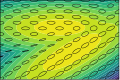

Recreate this plot in Python.
#!/usr/bin/env python3
import matplotlib.pyplot as plt
import numpy as np
import torch
from matplotlib.patches import Ellipse
from torch.distributions import MultivariateNormal, Categorical, MixtureSameFamily
from torch.func import vmap, jacrev, jacfwd

device = "cuda" if torch.cuda.is_available() else "cpu"
dtype = torch.float64
torch.set_default_dtype(dtype)

plt.rcParams.update({
    "text.color": "black",
    "axes.labelcolor": "black",
    "xtick.labelsize": 7,
    "ytick.labelsize": 7,
    "xtick.color": "black",
    "ytick.color": "black",
    "legend.labelcolor": "black",
    "pgf.texsystem": "pdflatex",
    "font.family": "serif",
    "font.size": 7,
    "text.usetex": True,
    "pgf.rcfonts": True,
    "text.latex.preamble": r"\usepackage{amsfonts}\usepackage{amsmath}\usepackage{mathtools}\usepackage{dsfont}\usepackage{amssymb}\usepackage{pifont}\newcommand{\cmark}{\ding{51}}\newcommand{\xmark}{\ding{55}}",
})

width, height = 1.2, 0.8

means = torch.tensor([[0, 1],
                      [1, -1.]])

covs = torch.tensor([
    [[1, 0], [0, 0.1]],
    [[1, 0.5], [0.5, 0.4]],
])
weights = torch.tensor([0.3, 0.7], dtype=dtype, device=device)
log_w = weights.log()


def log_pX(x):
    mix = Categorical(logits=log_w, validate_args=False)
    comp = MultivariateNormal(loc=means, covariance_matrix=covs, validate_args=False)
    return MixtureSameFamily(mix, comp, validate_args=False).log_prob(x)


def log_pY_given_gamma(y, gamma):
    mean = gamma * means
    cov = (gamma ** 2) * covs + gamma * torch.eye(2, device=device, dtype=dtype).unsqueeze(0)
    mix = Categorical(logits=log_w, validate_args=False)
    comp = MultivariateNormal(loc=mean, covariance_matrix=cov, validate_args=False)
    return MixtureSameFamily(mix, comp, validate_args=False).log_prob(y)


def hessian_y_logpY_gamma():
    return jacfwd(jacrev(lambda y, g: log_pY_given_gamma(y, g)), argnums=0)


def compute_H_per_x(X, gammas, num_noises=1, seed=None):
    if seed is not None:
        torch.manual_seed(seed)
    X = X.to(device=device, dtype=dtype)
    gammas = gammas.to(device=device, dtype=dtype)
    dgam = gammas[1:] - gammas[:-1]
    bs, num_gamma = X.shape[0], gammas.shape[0]
    eps = torch.randn((num_noises, bs, num_gamma, 2), device=device, dtype=dtype)
    ggrid = gammas.view(1, 1, num_gamma, 1)
    y = ggrid * X.view(1, bs, 1, 2) + ggrid.sqrt() * eps
    y_flat = y.reshape(-1, 2)
    g_flat = ggrid.expand(num_noises, bs, num_gamma, 1).reshape(-1)
    H = vmap(hessian_y_logpY_gamma())(y_flat, g_flat).view(num_noises * bs * num_gamma, 2, 2)
    H = torch.bmm(H, H).view(num_noises, bs, num_gamma, 2, 2).mean(0)
    return ((H * (gammas ** 2).view(1, num_gamma, 1, 1))[:, :-1] * dgam.view(1, num_gamma - 1, 1, 1)).sum(1)


def plot_logpX_with_ellipses(
        X_centers,
        H_per_x,
        xlim,
        ylim,
        grid_n=201,
        ellipse_scale=0.3,
        step_centers=2,
        savepath="gmm_ellipses.pdf",
):
    x1 = np.linspace(xlim[0], xlim[1], grid_n)
    x2 = np.linspace(ylim[0], ylim[1], grid_n)
    XX, YY = np.meshgrid(x1, x2)
    grid = torch.tensor(np.stack([XX, YY], axis=-1), device=device, dtype=dtype).reshape(-1, 2)
    with torch.no_grad():
        Z = log_pX(grid).reshape(grid_n, grid_n).cpu().numpy()
    fig = plt.figure(figsize=(width, height))
    ax = fig.add_subplot(1, 1, 1)
    ax.set_facecolor("none")
    ax.contourf(XX, YY, Z, levels=20, cmap=plt.cm.viridis, linewidths=0.0, antialiased=True)
    Xc = X_centers.to(device=device, dtype=dtype)
    Hc = H_per_x.to(device=device, dtype=dtype)
    if step_centers > 1:
        Xc = Xc[::step_centers]
        Hc = Hc[::step_centers]
    Xc_np, Hc_np = Xc.cpu().numpy(), Hc.cpu().numpy()
    for (cx, cy), H in zip(Xc_np, Hc_np):
        lam, V = np.linalg.eigh(H)
        r = ellipse_scale / np.sqrt(lam)
        i = int(np.argmax(r))
        j = 1 - i
        ang = np.degrees(np.arctan2(V[1, i], V[0, i]))
        ax.add_patch(Ellipse((cx, cy), width=2 * r[i], height=2 * r[j], angle=ang,
                             fill=False, edgecolor="black", linewidth=0.3))
    ax.set_aspect("equal", adjustable="box")
    ax.set_xlim(xlim)
    ax.set_ylim(ylim)
    ax.set_xticks([])
    ax.set_yticks([])
    for spine in ax.spines.values():
        spine.set_linewidth(0.6)
        spine.set_zorder(10000)
    plt.tight_layout()
    plt.subplots_adjust(left=0.0, right=1, top=1, bottom=0.0)
    plt.savefig(savepath)
    plt.close(fig)


if __name__ == "__main__":
    grid_size = 15
    n = 4
    gx = torch.linspace(-width * n, width * n, grid_size, device=device, dtype=dtype)
    gy = torch.linspace(-height * n, height * n, grid_size, device=device, dtype=dtype)
    gxx, gyy = torch.meshgrid(gx, gy, indexing="ij")
    X_centers = torch.stack([gxx, gyy], dim=-1).reshape(-1, 2)
    xlim = (-n * width, n * width)
    ylim = (-n * height, n * height)
    gammas = torch.logspace(-4, 4, 200, device=device, dtype=dtype, base=2)
    H_per_x = compute_H_per_x(X_centers, gammas, num_noises=50, seed=123)
    plot_logpX_with_ellipses(
        X_centers, H_per_x,
        xlim=xlim, ylim=ylim, grid_n=200,
        ellipse_scale=0.3, step_centers=2,
        savepath="gmm_local.pdf"
    )
